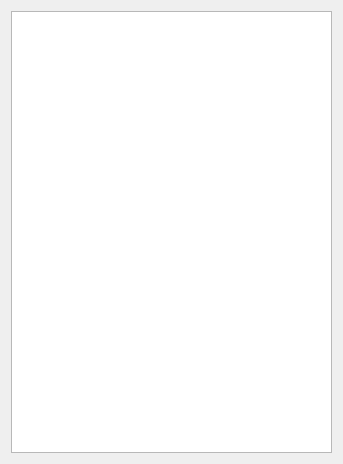
<?xml version="1.0" encoding="UTF-8"?>
<ui version="4.0">
 <class>Dialog</class>
 <widget class="QDialog" name="Dialog">
  <property name="windowModality">
   <enum>Qt::WindowModal</enum>
  </property>
  <property name="geometry">
   <rect>
    <x>0</x>
    <y>0</y>
    <width>343</width>
    <height>464</height>
   </rect>
  </property>
  <property name="windowTitle">
   <string>Напоминания</string>
  </property>
  <layout class="QGridLayout" name="gridLayout">
   <item row="0" column="0">
    <widget class="QListWidget" name="notices"/>
   </item>
  </layout>
 </widget>
 <resources/>
 <connections/>
</ui>
